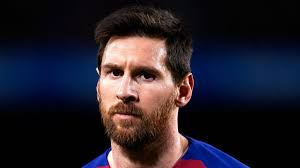
#> input picture messi.jpg, 300 x 168 px, found by its file name
$ jupyter execute face_reco.ipynb
#> lines starting #> are read from the running program, lines starting #| are printed output that depends on the picture
02/01/2024

face- recogination

[cell 1]
import cv2

[cell 2]
# replacing folder name with numbers
def name_map(x):
    if x=='sachin':
        return 0
    if x=='obama':
        return 1
    if x=='messi':
        return 2

[cell 3]
# to print the output name as messi sachin obama instead od number
def get_name(x):
    if x==0:
        return 'sachin'
    if x==1:
        return 'obama'
    if x==2:
        return 'messi'

[cell 4]
# face_detection : we dont need the background of the image to train the image we only needd the face
def detect_face(img):
    gray=cv2.cvtColor(img,cv2.COLOR_BGR2GRAY)
    face_cascade=cv2.CascadeClassifier(r'C:\DL projects\face_recognition\haarcascade_frontalface_default.xml')
    face=face_cascade.detectMultiScale(gray,minNeighbors=4)
    ## to get the only region from image
    if len(face)==0:  #if there is no face return none
        return None,None  #1st none for the image and 2nd none for the rectangle
    x,y,w,h=face[0]
    return gray[x:x+w,y:y+h],face[0]   # silicing

[cell 5]
img=cv2.imread(r'C:\DL projects\face_recognition\messi.jpg')
#> img is the input picture: shape (168, 300, 3); mean B, G, R 42, 31.8, 37
detect_face(img)
#> in detect_face, `gray=cv2.cvtColor(img,cv2.COLOR_BGR2GRAY)`:
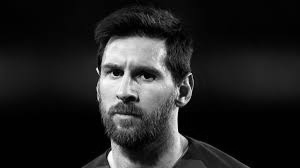
#> gray: shape (168, 300); min 0, max 253, mean 34.5
#> in detect_face, `face=face_cascade.detectMultiScale(gray,minNeighbors=4)`: face = [[83, 38, 92, 92]]
#> in detect_face, `x,y,w,h=face[0]`: x = 83; y = 38; w = 92

[cell 6]
import os

[cell 7]
# do prepare data for training
def prepare_training_data(data_folder):
    dirs=os.listdir(data_folder)
    print(dirs)
    faces=[]
    labels=[]
    for dir_name in dirs:
        sub_dir=data_folder+'/'+ dir_name  #path of sub directory
        # print(sub_dir)
        images=os.listdir(sub_dir)
        # print(images)
        for img in images:
            img_path=sub_dir+'/'+img
            # print(img_path)
            image=cv2.imread(img_path)
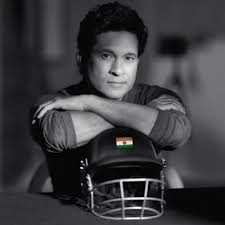
#> input picture Data base/sachin/01.jpg, 225 x 225 px, found by its file name
#> image is the input picture: shape (225, 225, 3); mean B, G, R 61.6, 60.1, 60.1
            cv2.imshow('training images',image)
            cv2.waitKey(500)
            # detect face
            face,rect=detect_face(image)
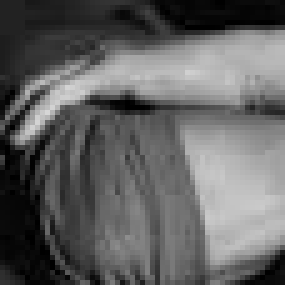
#> face: shape (57, 57) (shown 5 times larger); min 0, max 214, mean 97.4
#> rect = [89, 35, 57, 57]
            if face is not None:
                faces.append(face)
                labels.append(name_map(dir_name))
                # print(labels)

    cv2.waitKey(1)
    cv2.destroyAllWindows()
    return faces,labels

[cell 8]
faces,labels=prepare_training_data(r'C:\DL projects\face_recognition\Data base')
#> faces = 1 item; labels = [0]
print(labels)
#| [0]

03.01.2024

[cell 9]
len(labels)
#> Out = 1

[cell 10]
recognizer=cv2.face.LBPHFaceRecognizer_create()#local binary pattern histogram
recognizer

[cell 11]
# labels are in list convert it to array
import numpy as np

[cell 12]
recognizer.train(faces,np.array(labels))

[cell 13]
# to draw recyangle in the new face and write the name of the image
def draw_rectangle(img,rect):
    (x,y,w,h)=rect
    cv2.rectangle(img,(x,y),(x+w,y+h),(0,0,0),2)

[cell 14]
def write_text(img,text,x,y):
    cv2.putText(img,text,(x,y),cv2.FONT_HERSHEY_COMPLEX,1,(0,0,225),2)

[cell 15]
# prediction pf new value
def pred_new(test_img):
    img=test_img.copy()
    face,rect=detect_face(test_img)   #detect face
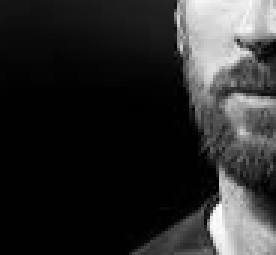
#> face: shape (85, 92) (shown 3 times larger); min 0, max 253, mean 44.2
#> rect = [83, 38, 92, 92]
    label=recognizer.predict(face)     #predict face
#> label = (0, 200)
    # print(label)
    label_text=get_name(label[0])      #label the name
#> label_text = 'sachin'
    print(label_text)
#| sachin
    draw_rectangle(img,rect)          #draw rectangle
#> in draw_rectangle, `(x,y,w,h)=rect`: x = 83; y = 38; w = 92
    write_text(img,label_text,rect[0],rect[1])  #write tesxt
#> in write_text, `cv2.putText(img,text,(x,y),cv2.FONT_HERSHEY_COMPLEX,1,(0,0,225),2)`:
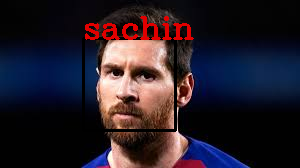
#> img: shape (168, 300, 3); mean B, G, R 40.6, 30.3, 39.4
    return img
